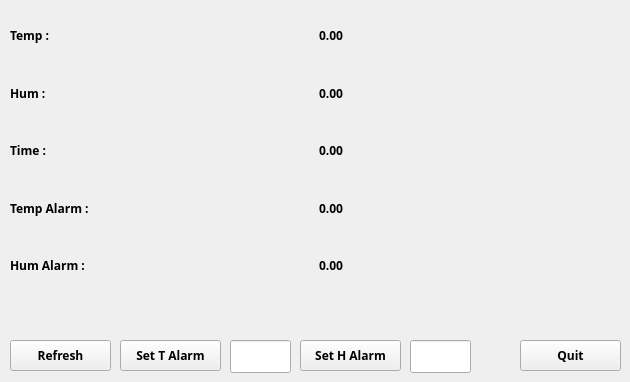
<?xml version="1.0" encoding="UTF-8"?>
<ui version="4.0">
 <class>Form</class>
 <widget class="QWidget" name="Form">
  <property name="geometry">
   <rect>
    <x>0</x>
    <y>0</y>
    <width>630</width>
    <height>382</height>
   </rect>
  </property>
  <property name="font">
   <font>
    <family>Piboto Condensed</family>
    <weight>75</weight>
    <bold>true</bold>
   </font>
  </property>
  <property name="windowTitle">
   <string>Form</string>
  </property>
  <widget class="QPushButton" name="ref">
   <property name="geometry">
    <rect>
     <x>10</x>
     <y>340</y>
     <width>101</width>
     <height>31</height>
    </rect>
   </property>
   <property name="text">
    <string>Refresh</string>
   </property>
  </widget>
  <widget class="QPushButton" name="ala">
   <property name="geometry">
    <rect>
     <x>120</x>
     <y>340</y>
     <width>101</width>
     <height>31</height>
    </rect>
   </property>
   <property name="text">
    <string>Set T Alarm</string>
   </property>
  </widget>
  <widget class="QPushButton" name="qui">
   <property name="geometry">
    <rect>
     <x>520</x>
     <y>340</y>
     <width>101</width>
     <height>31</height>
    </rect>
   </property>
   <property name="text">
    <string>Quit</string>
   </property>
  </widget>
  <widget class="QWidget" name="layoutWidget">
   <property name="geometry">
    <rect>
     <x>10</x>
     <y>10</y>
     <width>611</width>
     <height>281</height>
    </rect>
   </property>
   <layout class="QGridLayout" name="gridLayout">
    <item row="0" column="0">
     <layout class="QVBoxLayout" name="verticalLayout">
      <item>
       <widget class="QLabel" name="time_l">
        <property name="text">
         <string>Temp :</string>
        </property>
       </widget>
      </item>
      <item>
       <widget class="QLabel" name="hum_l">
        <property name="text">
         <string>Hum :</string>
        </property>
       </widget>
      </item>
      <item>
       <widget class="QLabel" name="temp_l">
        <property name="text">
         <string>Time :</string>
        </property>
       </widget>
      </item>
      <item>
       <widget class="QLabel" name="t_ala">
        <property name="text">
         <string>Temp Alarm :</string>
        </property>
       </widget>
      </item>
      <item>
       <widget class="QLabel" name="h_ala">
        <property name="text">
         <string>Hum Alarm :</string>
        </property>
       </widget>
      </item>
     </layout>
    </item>
    <item row="0" column="1">
     <layout class="QVBoxLayout" name="verticalLayout_2">
      <item>
       <widget class="QLabel" name="temp_v">
        <property name="text">
         <string>0.00</string>
        </property>
       </widget>
      </item>
      <item>
       <widget class="QLabel" name="hum_v">
        <property name="text">
         <string>0.00</string>
        </property>
       </widget>
      </item>
      <item>
       <widget class="QLabel" name="tim_v">
        <property name="text">
         <string>0.00</string>
        </property>
       </widget>
      </item>
      <item>
       <widget class="QLabel" name="t_ala_v">
        <property name="text">
         <string>0.00</string>
        </property>
       </widget>
      </item>
      <item>
       <widget class="QLabel" name="h_ala_v">
        <property name="text">
         <string>0.00</string>
        </property>
       </widget>
      </item>
     </layout>
    </item>
   </layout>
  </widget>
  <widget class="QLineEdit" name="ala_enter">
   <property name="geometry">
    <rect>
     <x>230</x>
     <y>340</y>
     <width>61</width>
     <height>33</height>
    </rect>
   </property>
  </widget>
  <widget class="QPushButton" name="ala_2">
   <property name="geometry">
    <rect>
     <x>300</x>
     <y>340</y>
     <width>101</width>
     <height>31</height>
    </rect>
   </property>
   <property name="text">
    <string>Set H Alarm</string>
   </property>
  </widget>
  <widget class="QLineEdit" name="ala_enter_2">
   <property name="geometry">
    <rect>
     <x>410</x>
     <y>340</y>
     <width>61</width>
     <height>33</height>
    </rect>
   </property>
  </widget>
 </widget>
 <resources/>
 <connections>
  <connection>
   <sender>ala</sender>
   <signal>clicked()</signal>
   <receiver>ala_enter</receiver>
   <slot>copy()</slot>
   <hints>
    <hint type="sourcelabel">
     <x>286</x>
     <y>355</y>
    </hint>
    <hint type="destinationlabel">
     <x>428</x>
     <y>356</y>
    </hint>
   </hints>
  </connection>
 </connections>
</ui>
